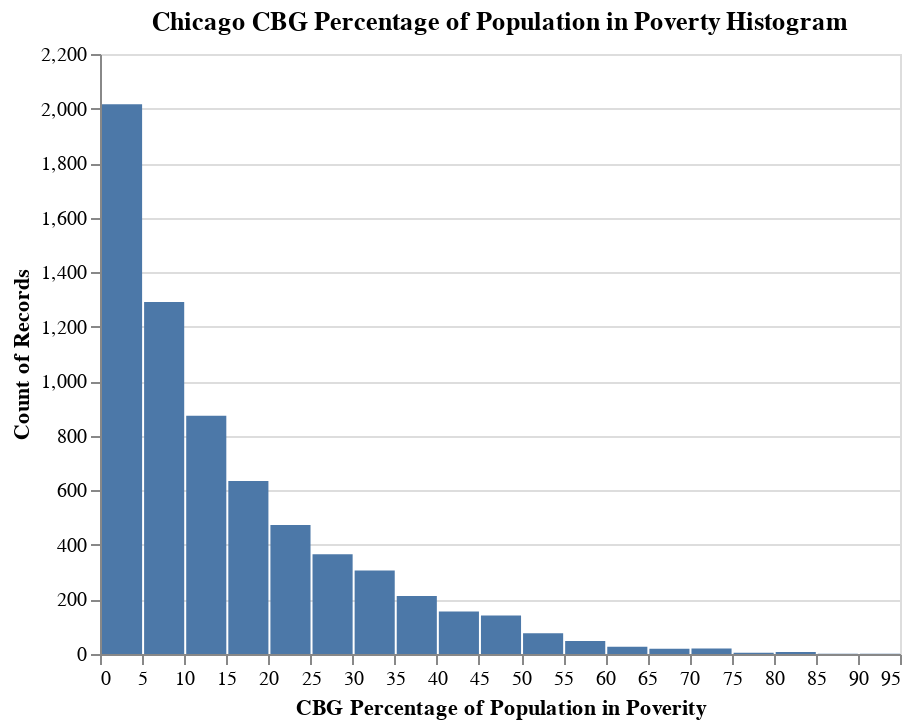

Notebook code for this chart:
### Code cell
alt.Chart(pov_df, title='Chicago CBG Percentage of Population in Poverty Histogram').mark_bar().encode(
    x=alt.X('poverty_percentage:Q', bin=alt.Bin(maxbins=20), title='CBG Percentage of Population in Poverity'),
    y="count()"
).interactive()

### Figure 1 — Vega-Lite specification as saved in the notebook (floating-point values rounded to 4 significant figures; data arrays with more than 128 entries replaced by an {"elided": "..."} marker saying what was removed)
{"config": {"view": {"continuousWidth": 400, "continuousHeight": 300}}, "data": {"name": "data-fdcd30968b67e2d295e8e5e5ac0acdff"}, "mark": "bar", "encoding": {"x": {"type": "quantitative", "bin": {"maxbins": 20}, "field": "poverty_percentage", "title": "CBG Percentage of Population in Poverity"}, "y": {"type": "quantitative", "aggregate": "count"}}, "selection": {"selector005": {"type": "interval", "bind": "scales", "encodings": ["x", "y"]}}, "title": "Chicago CBG Percentage of Population in Poverty Histogram", "$schema": "https://vega.github.io/schema/vega-lite/v4.8.1.json", "datasets": {"data-fdcd30968b67e2d295e8e5e5ac0acdff": {"elided": "6674 records"}}}
